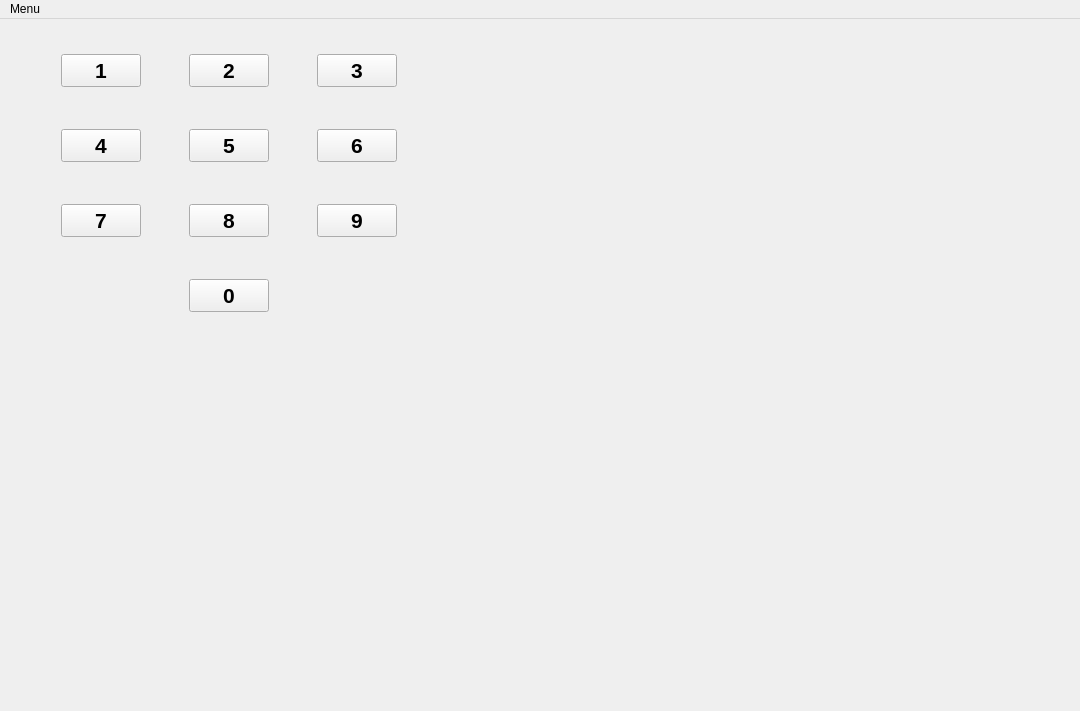
<?xml version="1.0" encoding="UTF-8"?>
<ui version="4.0">
 <class>MainWindow</class>
 <widget class="QMainWindow" name="MainWindow">
  <property name="geometry">
   <rect>
    <x>0</x>
    <y>0</y>
    <width>1080</width>
    <height>711</height>
   </rect>
  </property>
  <property name="windowTitle">
   <string>MainWindow</string>
  </property>
  <widget class="QWidget" name="centralwidget">
   <widget class="QWidget" name="gridLayoutWidget">
    <property name="geometry">
     <rect>
      <x>19</x>
      <y>-1</y>
      <width>421</width>
      <height>331</height>
     </rect>
    </property>
    <layout class="QGridLayout" name="gridLayout">
     <item row="2" column="1">
      <widget class="QPushButton" name="key8">
       <property name="enabled">
        <bool>true</bool>
       </property>
       <property name="sizePolicy">
        <sizepolicy hsizetype="Fixed" vsizetype="Fixed">
         <horstretch>0</horstretch>
         <verstretch>0</verstretch>
        </sizepolicy>
       </property>
       <property name="font">
        <font>
         <pointsize>16</pointsize>
         <weight>75</weight>
         <italic>false</italic>
         <bold>true</bold>
        </font>
       </property>
       <property name="text">
        <string>8</string>
       </property>
      </widget>
     </item>
     <item row="1" column="0">
      <widget class="QPushButton" name="key4">
       <property name="enabled">
        <bool>true</bool>
       </property>
       <property name="sizePolicy">
        <sizepolicy hsizetype="Fixed" vsizetype="Fixed">
         <horstretch>0</horstretch>
         <verstretch>0</verstretch>
        </sizepolicy>
       </property>
       <property name="font">
        <font>
         <pointsize>16</pointsize>
         <weight>75</weight>
         <italic>false</italic>
         <bold>true</bold>
        </font>
       </property>
       <property name="text">
        <string>4</string>
       </property>
      </widget>
     </item>
     <item row="2" column="2">
      <widget class="QPushButton" name="key9">
       <property name="enabled">
        <bool>true</bool>
       </property>
       <property name="sizePolicy">
        <sizepolicy hsizetype="Fixed" vsizetype="Fixed">
         <horstretch>0</horstretch>
         <verstretch>0</verstretch>
        </sizepolicy>
       </property>
       <property name="font">
        <font>
         <pointsize>16</pointsize>
         <weight>75</weight>
         <italic>false</italic>
         <bold>true</bold>
        </font>
       </property>
       <property name="text">
        <string>9</string>
       </property>
      </widget>
     </item>
     <item row="2" column="0">
      <widget class="QPushButton" name="key7">
       <property name="enabled">
        <bool>true</bool>
       </property>
       <property name="sizePolicy">
        <sizepolicy hsizetype="Fixed" vsizetype="Fixed">
         <horstretch>0</horstretch>
         <verstretch>0</verstretch>
        </sizepolicy>
       </property>
       <property name="font">
        <font>
         <pointsize>16</pointsize>
         <weight>75</weight>
         <italic>false</italic>
         <bold>true</bold>
        </font>
       </property>
       <property name="text">
        <string>7</string>
       </property>
      </widget>
     </item>
     <item row="0" column="0">
      <widget class="QPushButton" name="key1">
       <property name="enabled">
        <bool>true</bool>
       </property>
       <property name="sizePolicy">
        <sizepolicy hsizetype="Fixed" vsizetype="Fixed">
         <horstretch>0</horstretch>
         <verstretch>0</verstretch>
        </sizepolicy>
       </property>
       <property name="font">
        <font>
         <pointsize>16</pointsize>
         <weight>75</weight>
         <italic>false</italic>
         <bold>true</bold>
        </font>
       </property>
       <property name="text">
        <string>1</string>
       </property>
      </widget>
     </item>
     <item row="0" column="2">
      <widget class="QPushButton" name="key3">
       <property name="enabled">
        <bool>true</bool>
       </property>
       <property name="sizePolicy">
        <sizepolicy hsizetype="Fixed" vsizetype="Fixed">
         <horstretch>0</horstretch>
         <verstretch>0</verstretch>
        </sizepolicy>
       </property>
       <property name="font">
        <font>
         <pointsize>16</pointsize>
         <weight>75</weight>
         <italic>false</italic>
         <bold>true</bold>
        </font>
       </property>
       <property name="text">
        <string>3</string>
       </property>
      </widget>
     </item>
     <item row="0" column="1">
      <widget class="QPushButton" name="key2">
       <property name="enabled">
        <bool>true</bool>
       </property>
       <property name="sizePolicy">
        <sizepolicy hsizetype="Fixed" vsizetype="Fixed">
         <horstretch>0</horstretch>
         <verstretch>0</verstretch>
        </sizepolicy>
       </property>
       <property name="font">
        <font>
         <pointsize>16</pointsize>
         <weight>75</weight>
         <italic>false</italic>
         <bold>true</bold>
        </font>
       </property>
       <property name="text">
        <string>2</string>
       </property>
      </widget>
     </item>
     <item row="1" column="1">
      <widget class="QPushButton" name="key5">
       <property name="enabled">
        <bool>true</bool>
       </property>
       <property name="sizePolicy">
        <sizepolicy hsizetype="Fixed" vsizetype="Fixed">
         <horstretch>0</horstretch>
         <verstretch>0</verstretch>
        </sizepolicy>
       </property>
       <property name="font">
        <font>
         <pointsize>16</pointsize>
         <weight>75</weight>
         <italic>false</italic>
         <bold>true</bold>
        </font>
       </property>
       <property name="text">
        <string>5</string>
       </property>
      </widget>
     </item>
     <item row="1" column="2">
      <widget class="QPushButton" name="key6">
       <property name="enabled">
        <bool>true</bool>
       </property>
       <property name="sizePolicy">
        <sizepolicy hsizetype="Fixed" vsizetype="Fixed">
         <horstretch>0</horstretch>
         <verstretch>0</verstretch>
        </sizepolicy>
       </property>
       <property name="font">
        <font>
         <pointsize>16</pointsize>
         <weight>75</weight>
         <italic>false</italic>
         <bold>true</bold>
        </font>
       </property>
       <property name="text">
        <string>6</string>
       </property>
      </widget>
     </item>
     <item row="3" column="1">
      <widget class="QPushButton" name="key0">
       <property name="enabled">
        <bool>true</bool>
       </property>
       <property name="sizePolicy">
        <sizepolicy hsizetype="Fixed" vsizetype="Fixed">
         <horstretch>0</horstretch>
         <verstretch>0</verstretch>
        </sizepolicy>
       </property>
       <property name="font">
        <font>
         <pointsize>16</pointsize>
         <weight>75</weight>
         <italic>false</italic>
         <bold>true</bold>
        </font>
       </property>
       <property name="text">
        <string>0</string>
       </property>
      </widget>
     </item>
    </layout>
   </widget>
  </widget>
  <widget class="QMenuBar" name="menubar">
   <property name="geometry">
    <rect>
     <x>0</x>
     <y>0</y>
     <width>1080</width>
     <height>25</height>
    </rect>
   </property>
   <widget class="QMenu" name="menuPhone">
    <property name="title">
     <string>Menu</string>
    </property>
   </widget>
   <addaction name="menuPhone"/>
  </widget>
 </widget>
 <tabstops>
  <tabstop>key1</tabstop>
 </tabstops>
 <resources/>
 <connections/>
</ui>
